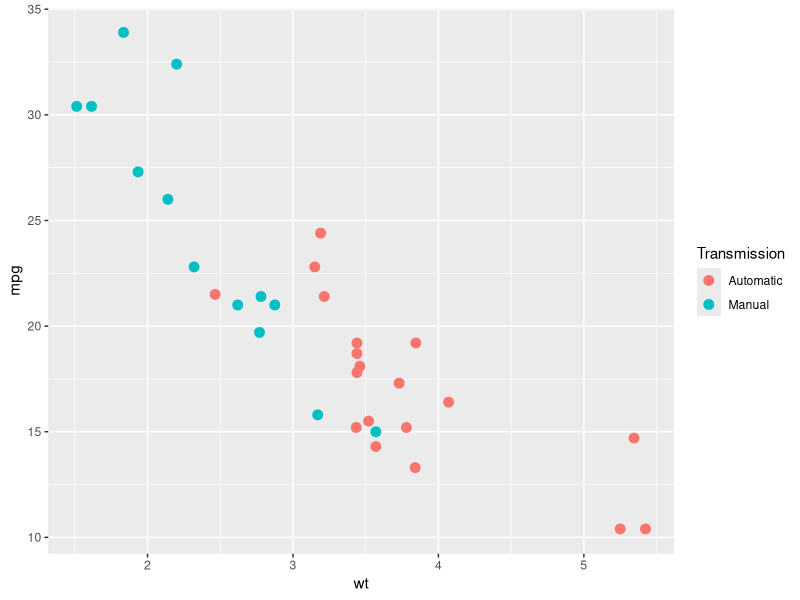
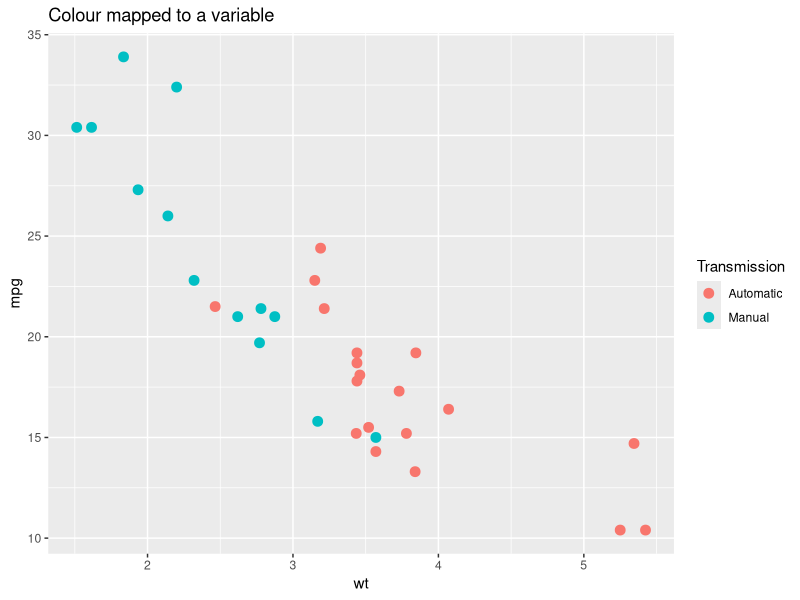
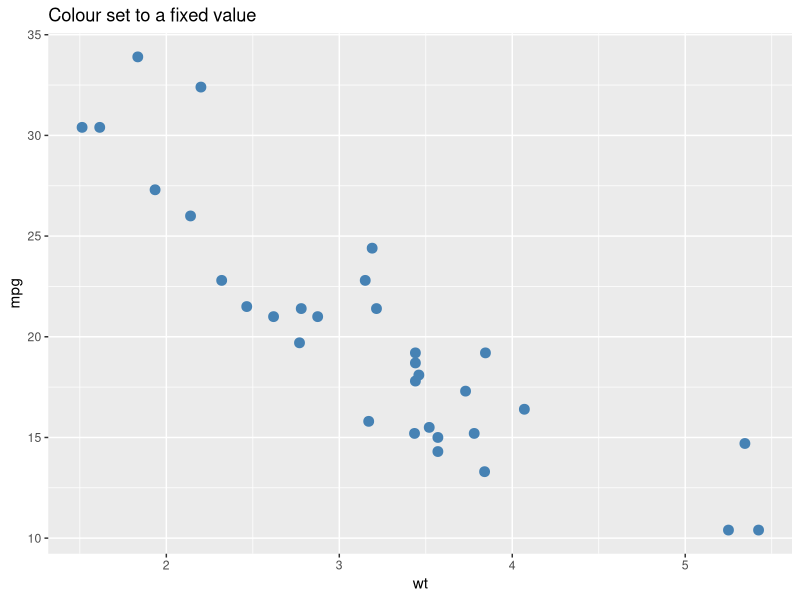
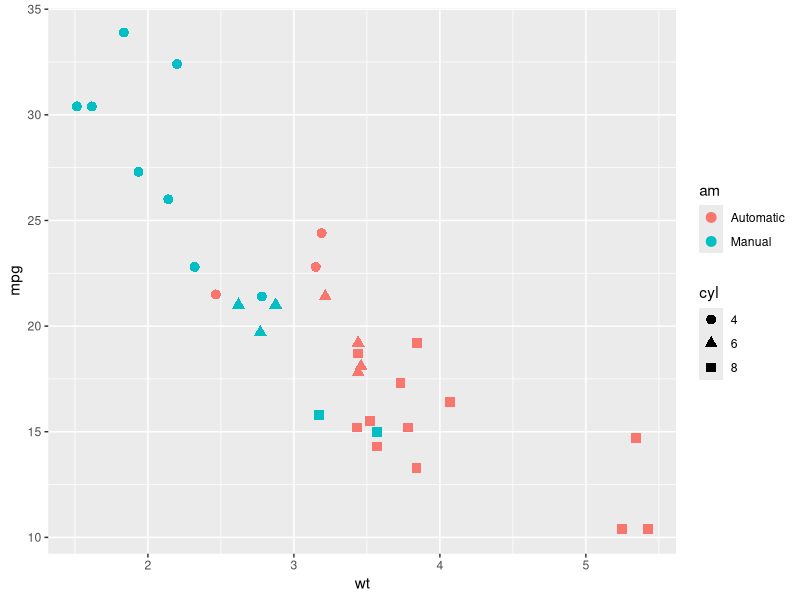
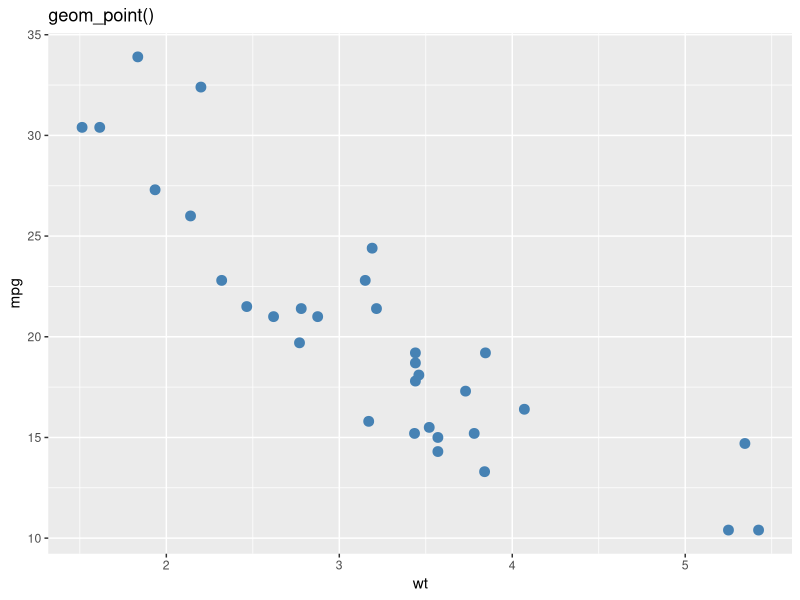
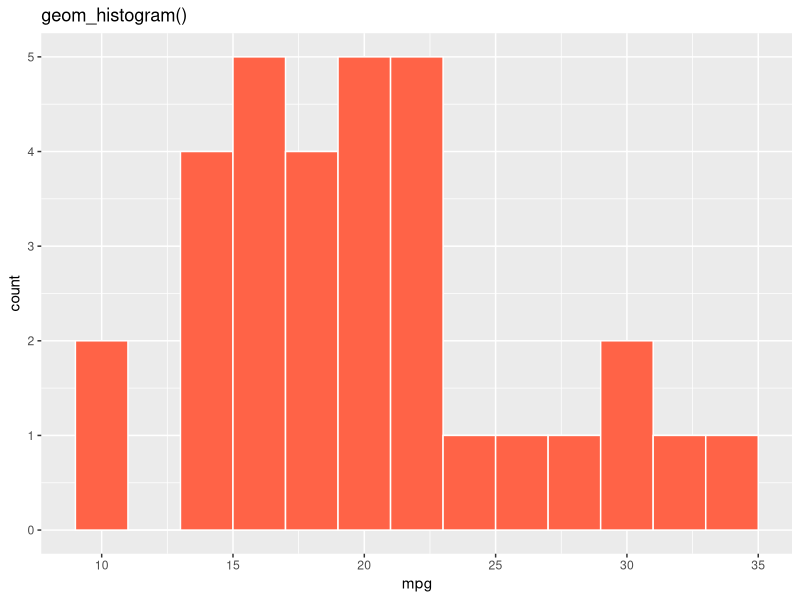
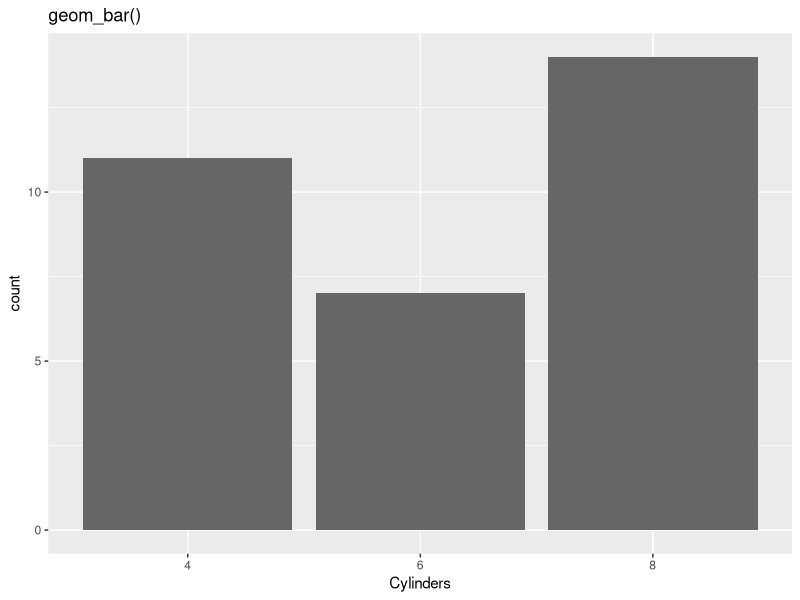
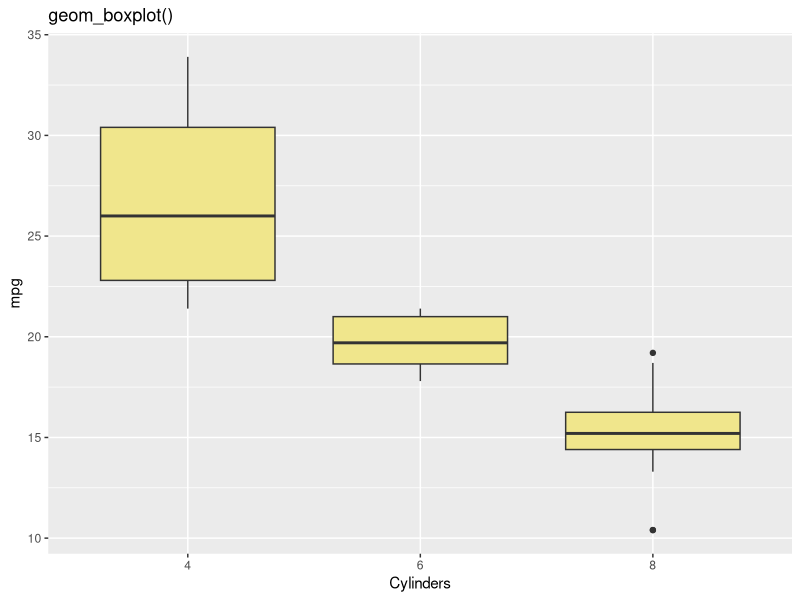

Here is the R script that generated these plots, in order:
## ---- chunk 1
library(knitr)
library(ggplot2)
library(dplyr)
library(patchwork)
library(tibble)

opts_chunk$set(echo = TRUE, message = FALSE, warning = FALSE)

cars <- mtcars %>%
  rownames_to_column(var = "car") %>%
  mutate(
    cyl = factor(cyl),
    gear = factor(gear),
    am = factor(am, levels = c(0, 1), labels = c("Automatic", "Manual"))
  )
## ---- chunk 2
glimpse(cars)
## ---- chunk 3
ggplot(cars, aes(x = wt, y = mpg, color = am)) +
  geom_point(size = 3) +
  labs(color = "Transmission")
## ---- chunk 4
mapped_plot <- ggplot(cars, aes(x = wt, y = mpg, color = am)) +
  geom_point(size = 3) +
  labs(title = "Colour mapped to a variable", color = "Transmission")

mapped_plot
## ---- chunk 5
set_plot <- ggplot(cars, aes(x = wt, y = mpg)) +
  geom_point(size = 3, color = "steelblue") +
  labs(title = "Colour set to a fixed value")

set_plot
## ---- chunk 6
ggplot(cars, aes(x = wt, y = mpg, color = am, shape = cyl)) +
  geom_point(size = 3)
## ---- chunk 7
# Build the plot here.
## ---- chunk 8
scatter_geom <- ggplot(cars, aes(x = wt, y = mpg)) +
  geom_point(color = "steelblue", size = 3) +
  labs(title = "geom_point()")

scatter_geom
## ---- chunk 9
hist_geom <- ggplot(cars, aes(x = mpg)) +
  geom_histogram(binwidth = 2, fill = "tomato", color = "white") +
  labs(title = "geom_histogram()")

hist_geom
## ---- chunk 10
bar_geom <- ggplot(cars, aes(x = cyl)) +
  geom_bar(fill = "grey40") +
  labs(title = "geom_bar()", x = "Cylinders")

bar_geom
## ---- chunk 11
box_geom <- ggplot(cars, aes(x = cyl, y = mpg)) +
  geom_boxplot(fill = "khaki") +
  labs(title = "geom_boxplot()", x = "Cylinders")

box_geom
## ---- chunk 12
ggplot(cars, aes(x = gear, y = mpg)) +
  geom_boxplot(fill = "grey85", outlier.shape = NA) +
  geom_jitter(aes(color = am), width = 0.15, size = 2.5, alpha = 0.85) +
  labs(x = "Gears", y = "Miles per gallon", color = "Transmission") +
  theme_minimal()
## ---- chunk 13
ggplot(cars, aes(x = wt, y = mpg)) +
  geom_point(aes(color = am), size = 3) +
  geom_smooth(method = "lm", se = FALSE, color = "black", linewidth = 0.8) +
  geom_text(
    data = cars %>% filter(mpg > 30 | wt > 5),
    aes(label = car),
    check_overlap = TRUE,
    nudge_y = 1,
    size = 3
  ) +
  labs(color = "Transmission")
## ---- chunk 14
# Build the layered plot here.
## ---- chunk 15
numeric_default <- ggplot(cars, aes(x = hp, y = mpg)) +
  geom_point(size = 3, color = "grey40") +
  labs(title = "Default numeric scales")

numeric_default
## ---- chunk 16
numeric_scaled <- ggplot(cars, aes(x = hp, y = mpg)) +
  geom_point(size = 3, color = "grey40") +
  scale_x_continuous(breaks = seq(50, 350, by = 50)) +
  scale_y_continuous(breaks = seq(10, 35, by = 5)) +
  labs(title = "Custom numeric breaks")

numeric_scaled
## ---- chunk 17
default_order_plot <- ggplot(cars, aes(x = factor(cyl), y = mpg)) +
  geom_boxplot(fill = "grey80") +
  labs(title = "Default order", x = "Cylinders")

default_order_plot
## ---- chunk 18
reordered_plot <- ggplot(cars, aes(x = reorder(factor(cyl), mpg, median), y = mpg)) +
  geom_boxplot(fill = "tomato") +
  labs(title = "Reordered by median mpg", x = "Cylinders")

reordered_plot
## ---- chunk 19
color_scale_plot <- ggplot(cars, aes(x = wt, y = mpg, color = hp)) +
  geom_point(size = 4) +
  scale_color_gradient(low = "skyblue", high = "firebrick") +
  labs(title = "Continuous colour scale", color = "Horsepower")

mean_mpg_by_cyl_gear <- cars %>%
  group_by(cyl, gear) %>%
  summarise(mean_mpg = mean(mpg), .groups = "drop")

color_scale_plot
## ---- chunk 20
fill_scale_plot <- ggplot(mean_mpg_by_cyl_gear, aes(x = cyl, y = gear, fill = mean_mpg)) +
  geom_tile(color = "white", linewidth = 0.8) +
  geom_text(aes(label = round(mean_mpg, 1)), color = "white", fontface = "bold") +
  scale_fill_gradient(low = "khaki1", high = "darkgreen") +
  labs(
    title = "Continuous fill scale",
    x = "Cylinders",
    y = "Gears",
    fill = "Mean mpg"
  )

fill_scale_plot
## ---- chunk 21
styled_plot <- ggplot(cars, aes(x = wt, y = mpg, color = am)) +
  geom_point(size = 3) +
  labs(
    title = "Heavier cars tend to have lower fuel efficiency",
    subtitle = "Transmission highlights one part of the pattern in mtcars",
    x = "Weight (1000 lb)",
    y = "Miles per gallon",
    color = "Transmission"
  ) +
  theme_minimal(base_size = 12) +
  theme(legend.position = "top")

styled_plot
## ---- chunk 22
dashboard_plot <- (styled_plot / (reordered_plot | fill_scale_plot)) +
  plot_annotation(
    title = "Three views of the mtcars dataset",
    subtitle = "Scatter plot, reordered box plot, and summary heatmap",
    caption = "Data source: mtcars"
  ) +
  plot_layout(guides = "collect")

dashboard_plot
## ---- chunk 23
png_file <- tempfile("mtcars-plot-", fileext = ".png")
pdf_file <- tempfile("mtcars-plot-", fileext = ".pdf")

ggsave(filename = png_file, plot = styled_plot, width = 8, height = 5, dpi = 300)
ggsave(filename = pdf_file, plot = styled_plot, width = 8, height = 5)

png_file
pdf_file
## ---- chunk 24
# Build your final figure here.
